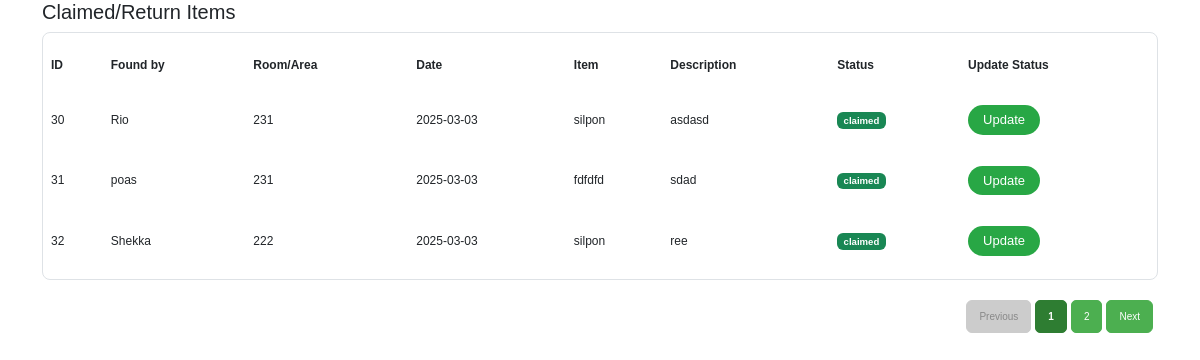
Screenshot of /claim_return.php (signed in) with the database file from the repository.
### tables this page shows
CREATE TABLE `lost_and_found` (
  `id` int(11) NOT NULL,
  `found_by` varchar(20) NOT NULL,
  `type` varchar(20) NOT NULL,
  `room` varchar(20) NOT NULL,
  `date` date NOT NULL,
  `item` varchar(20) NOT NULL,
  `description` varchar(200) NOT NULL,
  `status` varchar(20) NOT NULL,
  `picture` varchar(500) NOT NULL,
  `action` varchar(20) NOT NULL
);

### claim_return.php (the view, shortened to what this page needs)
<?php
require_once('database.php');
$limit = 3;
$page = isset($_GET['claimedPage']) ? (int)$_GET['claimedPage'] : 1;
$offset = ($page - 1) * $limit;
$sql = "SELECT * FROM lost_and_found LIMIT $limit OFFSET $offset";
$result = $conn->query($sql);
$totalResult = $conn->query("SELECT COUNT(*) as total FROM lost_and_found");
$totalRows = $totalResult->fetch_assoc()['total'];
$totalPages = ceil($totalRows / $limit);
?>
<!DOCTYPE html>
<html lang="en">
<head>
    <link rel="stylesheet" href="https://cdn.jsdelivr.net/npm/bootstrap@5.3.3/dist/css/bootstrap.min.css">
    <link rel="stylesheet" href="https://cdn.jsdelivr.net/npm/bootstrap@5.3.0-alpha2/dist/css/bootstrap.min.css">
    <link rel="stylesheet" href="https://cdnjs.cloudflare.com/ajax/libs/font-awesome/6.6.0/css/all.min.css" />
     <link href='https://unpkg.com/boxicons@2.0.9/css/boxicons.min.css' rel='stylesheet'>
    <link rel="stylesheet" href="https://cdn.jsdelivr.net/npm/bootstrap-icons@1.3.0/font/bootstrap-icons.css">
    <link rel="stylesheet" href="lost.css">
    <link rel="stylesheet" href="css/lost.css">
</head>
<body>
    <div class="container mt-0">
        <h5>Claimed/Return Items</h5>
        <table class="table table-hover border table-bordered">
           <thead class="striky-top">
                 <tr>
                    <th>ID</th>
                    <th>Found by</th>
                    <th>Room/Area</th>
                    <th>Date</th>
                    <th>Item</th>
                    <th>Description</th>
                    <th>Status</th>
                    <th>Update Status</th>
                </tr>
            </thead>
            <tbody>
            <?php if ($result->num_rows > 0): ?>
                <?php while ($row = $result->fetch_assoc()): ?>
                    <tr>
                        <td><?= htmlspecialchars($row['id']); ?></td>
                        <td><?= htmlspecialchars($row['found_by']); ?></td>
                        <td><?= htmlspecialchars($row['room']); ?></td>
                        <td><?= htmlspecialchars($row['date']); ?></td>
                        <td><?= htmlspecialchars($row['item']); ?></td>
                        <td><?= htmlspecialchars($row['description']); ?></td>
                        <td>
                            <span class='badge status-badge bg-<?= ($row['status'] == 'pending') ? 'secondary' : 'success'; ?>'>
                                <?= htmlspecialchars($row['status']); ?>
                            </span>
                        </td>
                        <td>
                            <button class="btn btn-update" data-bs-toggle="modal" data-bs-target="#claimValidationModal"
                                    data-id="<?= htmlspecialchars($row['id']); ?>"
                                    data-item="<?= htmlspecialchars($row['item']); ?>"
                                    data-description="<?= htmlspecialchars($row['description']); ?>">
                                Update
                            </button>
                        </td>
                    </tr>
                <?php endwhile; ?>
                <?php else: ?>
                <tr><td colspan='8'>No records found.</td></tr>
                <?php endif; ?>
            </tbody>
        </table>
        <nav class="pagination-container">
            <ul class="pagination custom-pagination">
                <li class="page-item <?= ($page <= 1) ? 'disabled' : ''; ?>">
                    <a class="page-link" href="?tab=claimed&claimedPage=<?= $page - 1; ?>">Previous</a>
                </li>
                <?php for ($i = 1; $i <= $totalPages; $i++): ?>
                    <li class="page-item <?= ($i === $page) ? 'active' : ''; ?>">
                        <a class="page-link" href="?tab=claimed&claimedPage=<?= $i; ?>"><?= $i; ?></a>
                    </li>
                <?php endfor; ?>
                <li class="page-item <?= ($page >= $totalPages) ? 'disabled' : ''; ?>">
                    <a class="page-link" href="?tab=claimed&claimedPage=<?= $page + 1; ?>">Next</a>
                </li>
            </ul>
        </nav>
    </div>
</body>
</html>

### css/lost.css (style rules this page uses)
body { font-family: 'Poppins', sans-serif; }
.pagination-container { display: flex; justify-content: flex-end; margin-top: 20px; }
.custom-pagination .page-link { color: #fff; background-color: #4CAF50; border: 1px solid #4CAF50; padding: 8px 12px; border-radius: 5px; transition: background-color 0.3s ease, color 0.3s ease; margin: 0 5px; text-decoration: none; font-size: 10px; }
.custom-pagination .active .page-link { background-color: #2e7d32; border-color: #2e7d32; color: #fff; font-weight: bold; }
.custom-pagination .disabled .page-link { background-color: #ccc; color: #888; border-color: #ccc; pointer-events: none; cursor: not-allowed; }
table th, table td { white-space: nowrap; }
.table { border-radius: 0.5rem; border: none; font-size: 12px; border-collapse: separate; border-spacing: 0 15px; }
.table th, .table td { vertical-align: middle; border: none; }
.table tbody tr { transition: background-color 0.3s ease; }
.badge { font-size: 0.6rem; }
.btn-update { background-color: #28a745; color: white; border-radius: 20px; padding: 5px 15px; border: none; font-size: 13px; cursor: pointer; transition: background-color 0.3s ease; }

### rows the page displays
lost_and_found: id "30", found_by "Rio", room "231", date "2025-03-03", item "silpon", description "asdasd", status "claimed"
lost_and_found: id "31", found_by "poas", room "231", date "2025-03-03", item "fdfdfd", description "sdad", status "claimed"
lost_and_found: id "32", found_by "Shekka", room "222", date "2025-03-03", item "silpon", description "ree", status "claimed"
